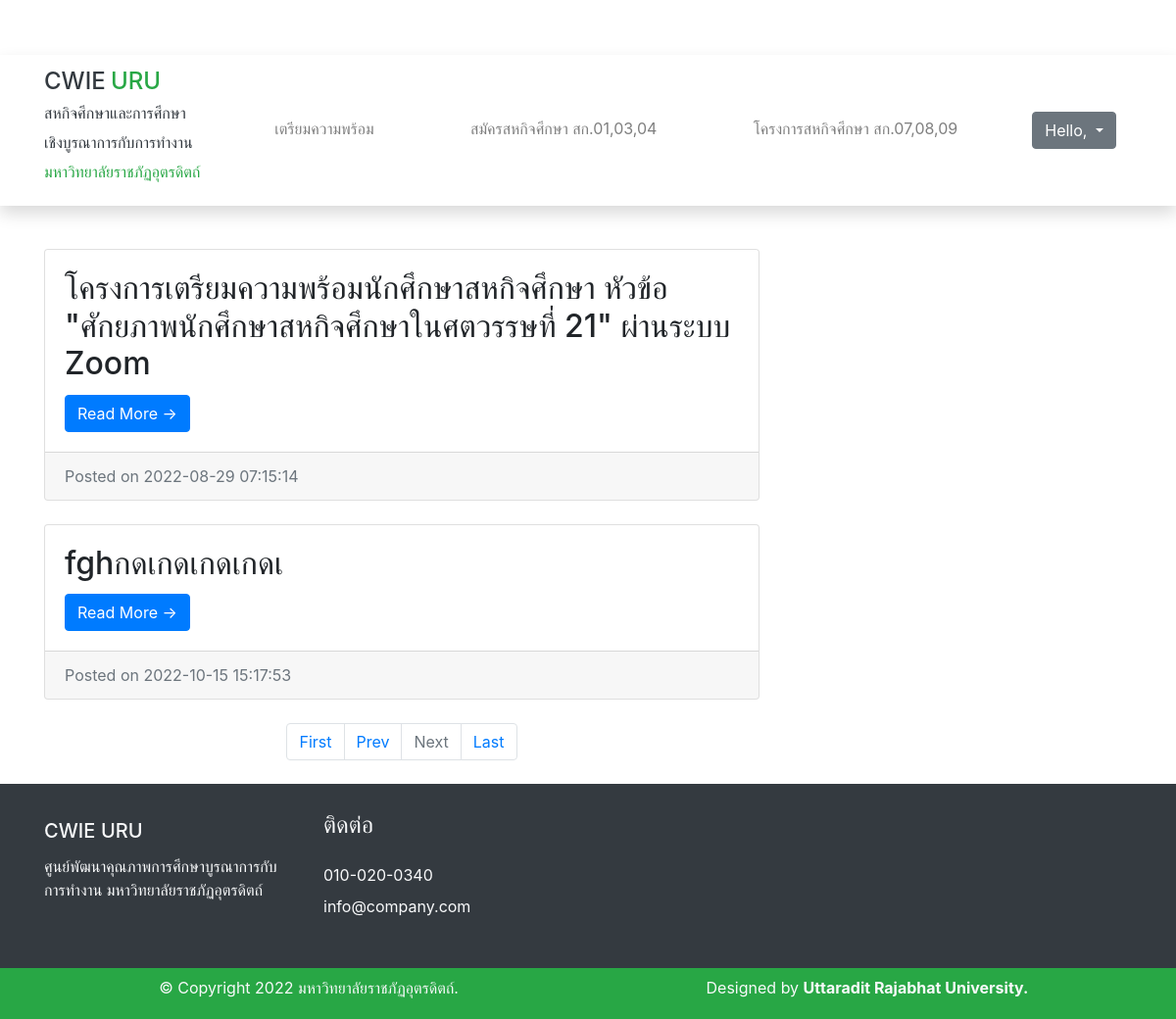
/search.php?pageno=2, run on an earlier commit of the app's database.
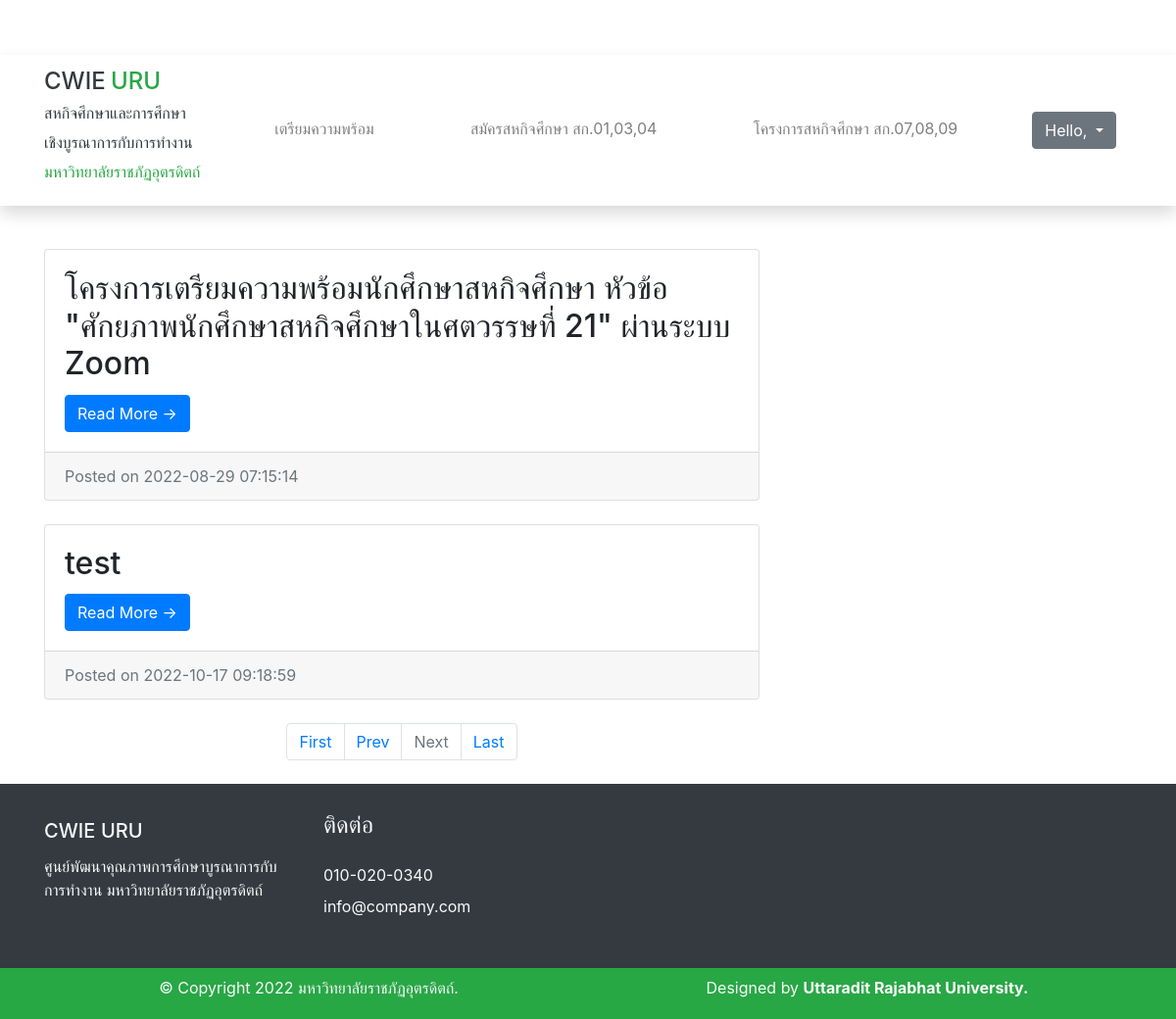
And on a later commit of the database.
### tables this page shows
CREATE TABLE `tblposts` (
  `id` int(11) NOT NULL,
  `PostTitle` longtext DEFAULT NULL,
  `CategoryId` int(11) DEFAULT NULL,
  `SubCategoryId` int(11) DEFAULT NULL,
  `PostDetails` longtext DEFAULT NULL,
  `PostingDate` timestamp NULL DEFAULT current_timestamp(),
  `UpdationDate` timestamp NULL DEFAULT NULL ON UPDATE current_timestamp(),
  `Is_Active` int(1) DEFAULT NULL,
  `PostUrl` mediumtext DEFAULT NULL,
  `PostImage` varchar(255) DEFAULT NULL,
  `hourspost` int(2) NOT NULL,
  `status` int(11) NOT NULL,
  `userlimit` int(11) NOT NULL,
  `limitcount` int(11) NOT NULL,
  `evendate` date NOT NULL,
  `evendate2` date NOT NULL,
  `doc_name` varchar(200) NOT NULL,
  `doc_file` varchar(100) NOT NULL
);

### search.php (the view, shortened to what this page needs)
<?php
include('includes/config.php');
    ?>
<!DOCTYPE html>
<html lang="en">
  <head>
    <link href="vendor/bootstrap/css/bootstrap.min.css" rel="stylesheet">
    <link href="css/modern-business.css" rel="stylesheet">
  </head>
  <body>
   <?php include('includes/header.php');?>
    <div class="container">
      <div class="row" style="margin-top: 4%">
        <div class="col-md-8">
<?php
     if (isset($_GET['pageno'])) {
            $pageno = $_GET['pageno'];
        } else {
            $pageno = 1;
        }
        $no_of_records_per_page = 8;
        $offset = ($pageno-1) * $no_of_records_per_page;
        $total_pages_sql = "SELECT COUNT(*) FROM tblposts";
        $result = mysqli_query($con,$total_pages_sql);
        $total_rows = mysqli_fetch_array($result)[0];
        $total_pages = ceil($total_rows / $no_of_records_per_page);
$query=mysqli_query($con,"select tblposts.id as pid,tblposts.PostTitle as posttitle,tblcategory.CategoryName as category,tblsubcategory.Subcategory as subcategory,tblposts.PostDetails as postdetails,tblposts.PostingDate as postingdate,tblposts.PostUrl as url from tblposts left join tblcategory on tblcategory.id=tblposts.CategoryId left join  tblsubcategory on  tblsubcategory.SubCategoryId=tblposts.SubCategoryId where tblposts.PostTitle like '%$st%' and tblposts.Is_Active=1 LIMIT $offset, $no_of_records_per_page");
$rowcount=mysqli_num_rows($query);
if($rowcount==0)
{
echo "No record found";
}
else {
while ($row=mysqli_fetch_array($query)) {
?>
          <div class="card mb-4">
            <div class="card-body">
              <h2 class="card-title"><?php echo htmlentities($row['posttitle']);?></h2>
              <a href="news-details.php?nid=<?php echo htmlentities($row['pid'])?>" class="btn btn-primary">Read More &rarr;</a>
            </div>
            <div class="card-footer text-muted">
              Posted on <?php echo htmlentities($row['postingdate']);?>
            </div>
          </div>
<?php } ?>
    <ul class="pagination justify-content-center mb-4">
        <li class="page-item"><a href="?pageno=1"  class="page-link">First</a></li>
        <li class="<?php if($pageno <= 1){ echo 'disabled'; } ?> page-item">
            <a href="<?php if($pageno <= 1){ echo '#'; } else { echo "?pageno=".($pageno - 1); } ?>" class="page-link">Prev</a>
        </li>
        <li class="<?php if($pageno >= $total_pages){ echo 'disabled'; } ?> page-item">
            <a href="<?php if($pageno >= $total_pages){ echo '#'; } else { echo "?pageno=".($pageno + 1); } ?> " class="page-link">Next</a>
        </li>
        <li class="page-item"><a href="?pageno=<?php echo $total_pages; ?>" class="page-link">Last</a></li>
    </ul>
<?php } ?>
        </div>
      </div>
    </div>
      <?php include('includes/footer.php');?>
</head>
  </body>
</html>

What changed in the data, as far as the page shows it:
removed tblposts: PostTitle "fghกดเกดเกดเกดเ", PostingDate "2022-10-15 15:17:53"
added tblposts: PostTitle "test", PostingDate "2022-10-17 09:18:59"
